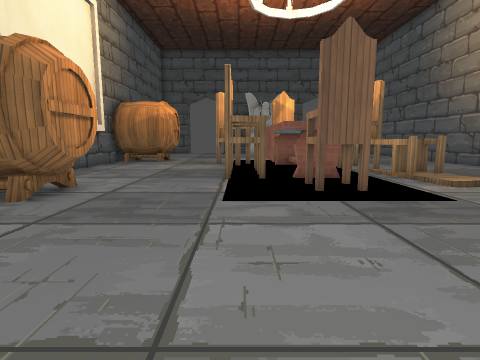
view 1 (above)

16 first-person views from a walk through a level from a Godot 3-D game. The camera is 1.2 m above the floor, tilts 8° down and sees 80° across. The floor is counted in squares, 1 m on a side. Each view is taken from the middle of a square. On the plan, view 1 faces up. The plan holds only what a view shows up to about 13 squares ahead; the rest is blank. Some surface patterns are stand-ins.

view 2
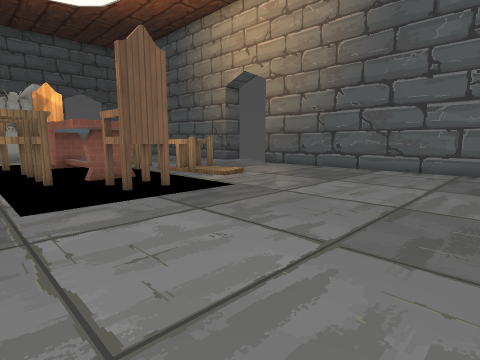

view 3
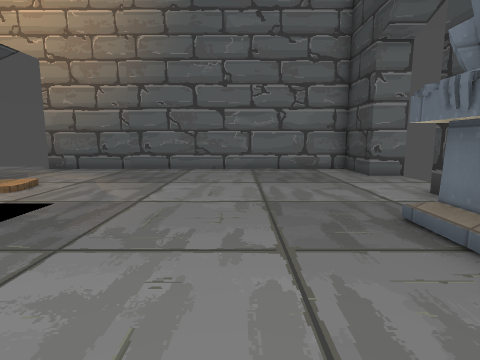

view 4
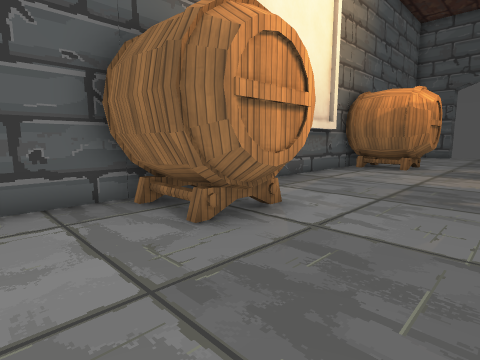

view 5
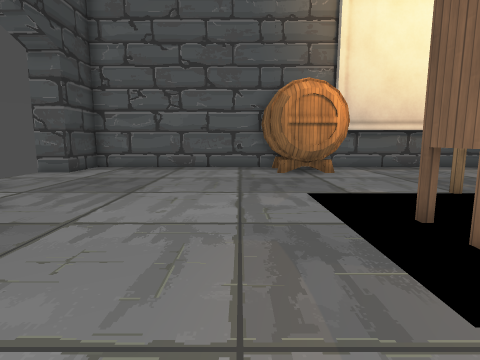

view 6
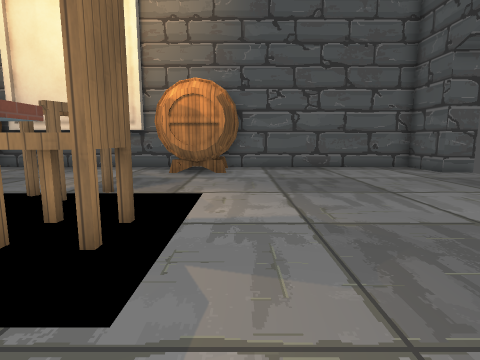

view 7
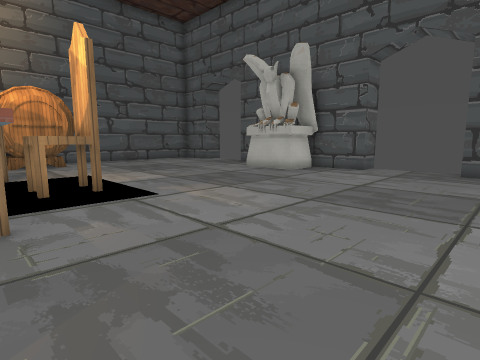

view 8
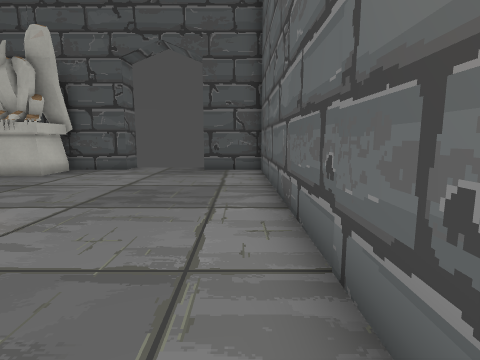

view 9
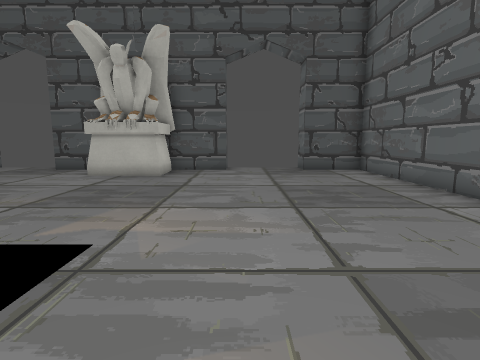

view 10
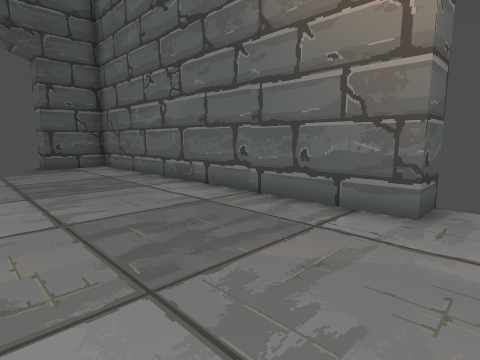

view 11
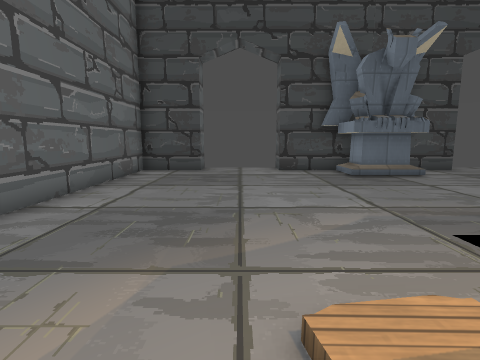

view 12
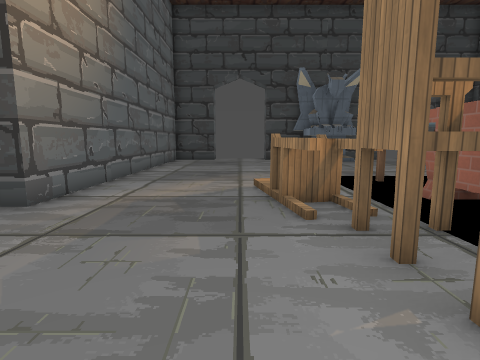

view 13
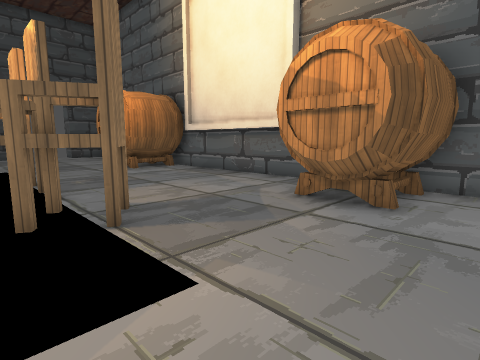

view 14
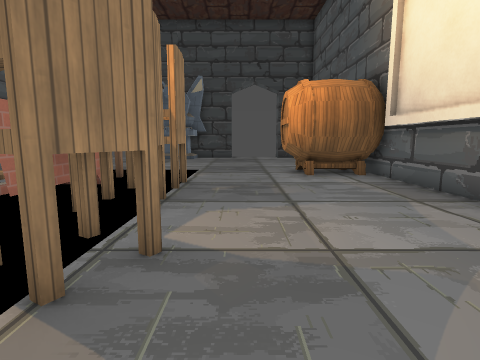

view 15
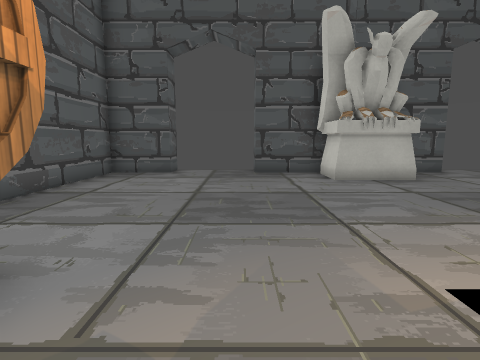

view 16
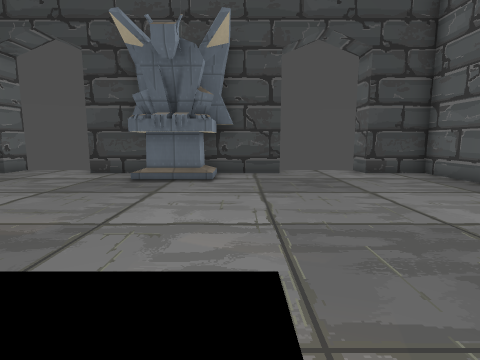

### Floor plan
Points are (right, up) in squares from view 1. A wall is a line through its corners. A room is listed if a view was taken in it or the views show most of it. See-through windows are left out.
Room 1 (views 1, 2, 3, 4, 5, 6, 7, 8, 9, 10, 11, 12, 13, 14, 15, 16)
walls: (1.2, 12.8) (1.2, 13.2); (3.7, 11.1) (3.7, 10.6); (3.7, 10.2) (3.7, 9.8); (3.1, 9) (1.9, 9) (1.9, 9.4); (-6.4, 13.9) (-6.4, 8.1); (12.1, 13.1) (10.9, 13.1) (10.8, 25.5) (8.6, 25.5) (8.6, 26.8); (1.8, -0.4) (2.6, -0.4); (1.5, -0.5) (2.2, -0.4); (1.2, 23.6) (1.2, 25); (1.2, -1.9) (1.2, -0.7) (2.8, -0.7) (2.8, -1.9); (0.9, -2) (0.9, -0.5) (3.3, -0.5) (3.3, -2.1); (2.6, -2.3) (5.4, -2.3) (5.4, -3.5); (-1.5, -2.3) (1.4, -2.3); (3.3, 25.2) (3.3, 23.6) (0.9, 23.6) (0.9, 25.1); (1.2, 25.5) (-1.4, 25.5) (-1.4, 26.5); (5.4, 26.8) (5.4, 25.5) (2.9, 25.5); (8.6, -3.6) (8.6, -2.3) (10.9, -2.3) (10.9, 9.9) (11.4, 9.9); (-4.6, 26.8) (-4.6, 25.5) (-6.8, 25.5) (-6.7, -2.3) (-4.6, -2.3) (-4.6, -3.5)
low walls: (2.3, 11.5) (2.3, 12.4); (3.1, 9.4) (3.1, 9)
objects: barrel (-6, 5) to (-4, 8); barrel (-6, 15) to (-4, 18); chair (-1, 14) to (0, 15); chair (0, 9) to (1, 10); chair (0, 11) to (1, 12); chair (2, 7) to (3, 8); chair (2, 15) to (3, 16); chair (4, 11) to (5, 12); chair (4, 13) to (5, 14); chair (5, 9) to (6, 11)

Positions as (right, up) in squares from view 1, and headings:
1: (0, 0), facing up
2: (-1, 0), facing up-right
3: (-1, 2), facing right
4: (-1, 3), facing up-left
5: (6, 4), facing left
6: (6, 18), facing left
7: (10, 14), facing up-left
8: (10, 14), facing up
9: (6, 14), facing up
10: (6, 12), facing up-right
11: (7, 9), facing down
12: (7, 15), facing down
13: (1, 19), facing down-left
14: (-2, 17), facing down
15: (-2, 15), facing up
16: (0, 8), facing down
